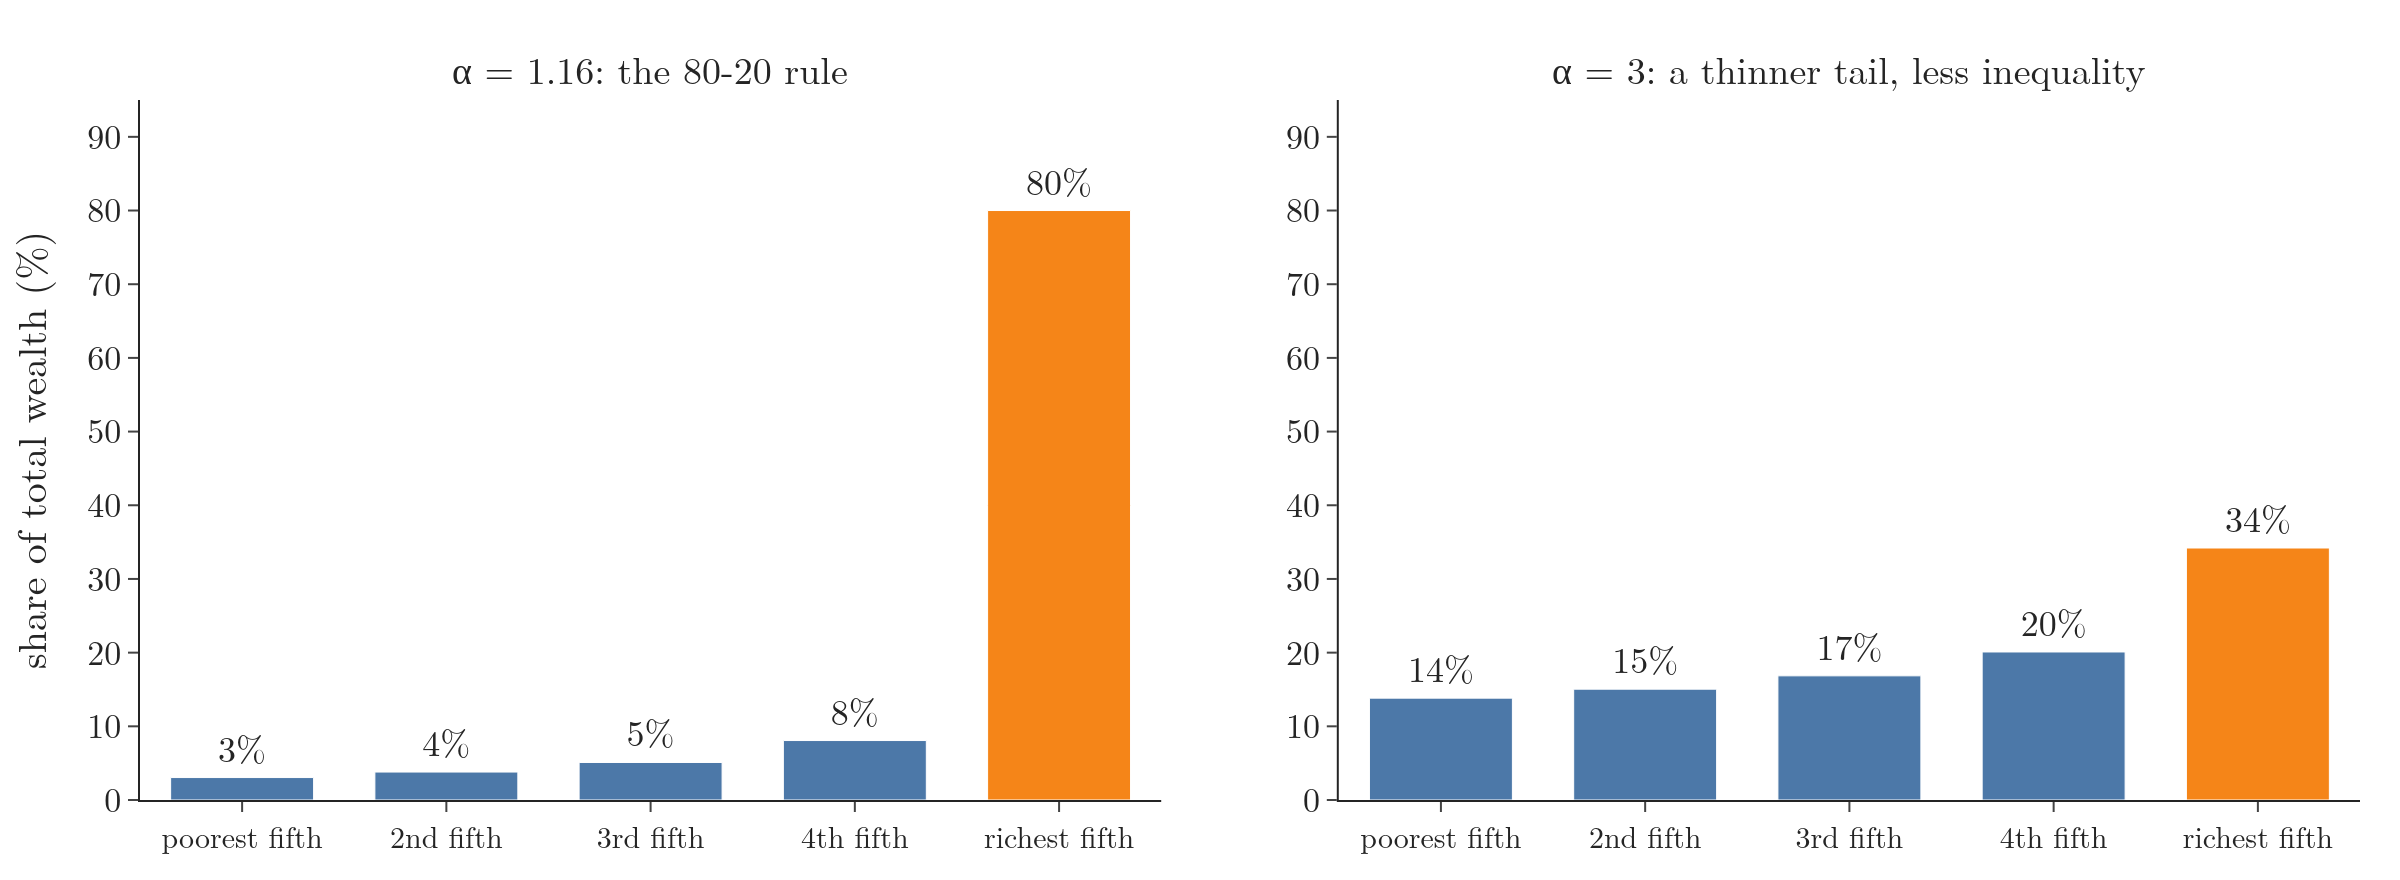

Generate this figure with Python:
"""The 80-20 rule: share of total wealth held by each fifth of the population when wealth follows a Pareto
distribution with alpha = log4(5) = 1.16 (left) and with alpha = 3 (right)."""
from pathlib import Path
import numpy as np
from plotly.subplots import make_subplots

here = Path(__file__).parent
BLUE, ORANGE = "#4C78A8", "#F58518"
fifths = ["poorest fifth", "2nd fifth", "3rd fifth", "4th fifth", "richest fifth"]


def shares(alpha):
    """Share of the total held by each fifth: the richest fraction p holds p^(1 - 1/alpha) of the total."""
    top = np.array([1.0, 0.8, 0.6, 0.4, 0.2]) ** (1 - 1 / alpha)      # held by the top 100%, 80%, ..., 20%
    return np.append(-np.diff(top), top[-1])


a8020 = np.log(5) / np.log(4)
fig = make_subplots(rows=1, cols=2, horizontal_spacing=0.08,
                    subplot_titles=[f"α = {a8020:.2f}: the 80-20 rule", "α = 3: a thinner tail, less inequality"])
for col, alpha in ((1, a8020), (2, 3)):
    s = shares(alpha) * 100
    colours = [BLUE] * 4 + [ORANGE]
    fig.add_bar(x=fifths, y=s, marker_color=colours, text=[f"{v:.0f}%" for v in s], textposition="outside",
                textfont=dict(size=18), row=1, col=col)
    fig.update_xaxes(tickangle=0, tickfont=dict(size=15), row=1, col=col)
fig.update_yaxes(title_text="share of total wealth (%)", range=[0, 95], row=1, col=1)
fig.update_yaxes(range=[0, 95], row=1, col=2)
fig.update_annotations(font_size=19)
fig.update_layout(template="simple_white", width=1200, height=440, showlegend=False, bargap=0.3,
                  font=dict(family="Latin Modern Roman", size=17), margin=dict(l=70, r=20, t=50, b=40))
fig.write_image(here / "pareto_80_20.png", scale=2)
fig.write_image(here / "pareto_80_20.pdf")
